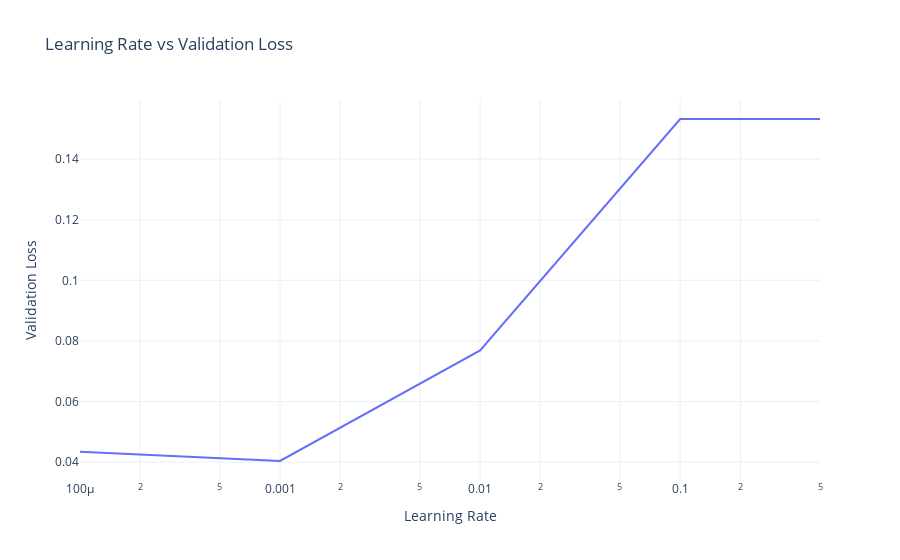

Write notebook code for a chart like this one.
### Code cell
fig = px.line(
    results_lr,
    x="learning_rate",
    y="validation_loss",
    title="Learning Rate vs Validation Loss",
    labels={"learning_rate": "Learning Rate", "validation_loss": "Validation Loss"},
    log_x=True,  # Escala logarítmica para mejor visualización
    template="plotly_white"
)
fig.show()

### Figure 1 — Plotly figure (JSON) as saved in the notebook; plotly's stock layout.template omitted (floating-point values rounded to 4 significant figures)
{"data": [{"hovertemplate": "Learning Rate=%{x}<br>Validation Loss=%{y}<extra></extra>", "legendgroup": "", "line": {"color": "#636efa", "dash": "solid"}, "marker": {"symbol": "circle"}, "mode": "lines", "name": "", "orientation": "v", "showlegend": false, "type": "scatter", "x": [0.0001, 0.001, 0.01, 0.1, 0.5], "xaxis": "x", "y": [0.04348, 0.04039, 0.07686, 0.1532, 0.1532], "yaxis": "y"}], "layout": {"legend": {"tracegroupgap": 0}, "title": {"text": "Learning Rate vs Validation Loss"}, "xaxis": {"anchor": "y", "domain": [0, 1], "title": {"text": "Learning Rate"}, "type": "log"}, "yaxis": {"anchor": "x", "domain": [0, 1], "title": {"text": "Validation Loss"}}}}
